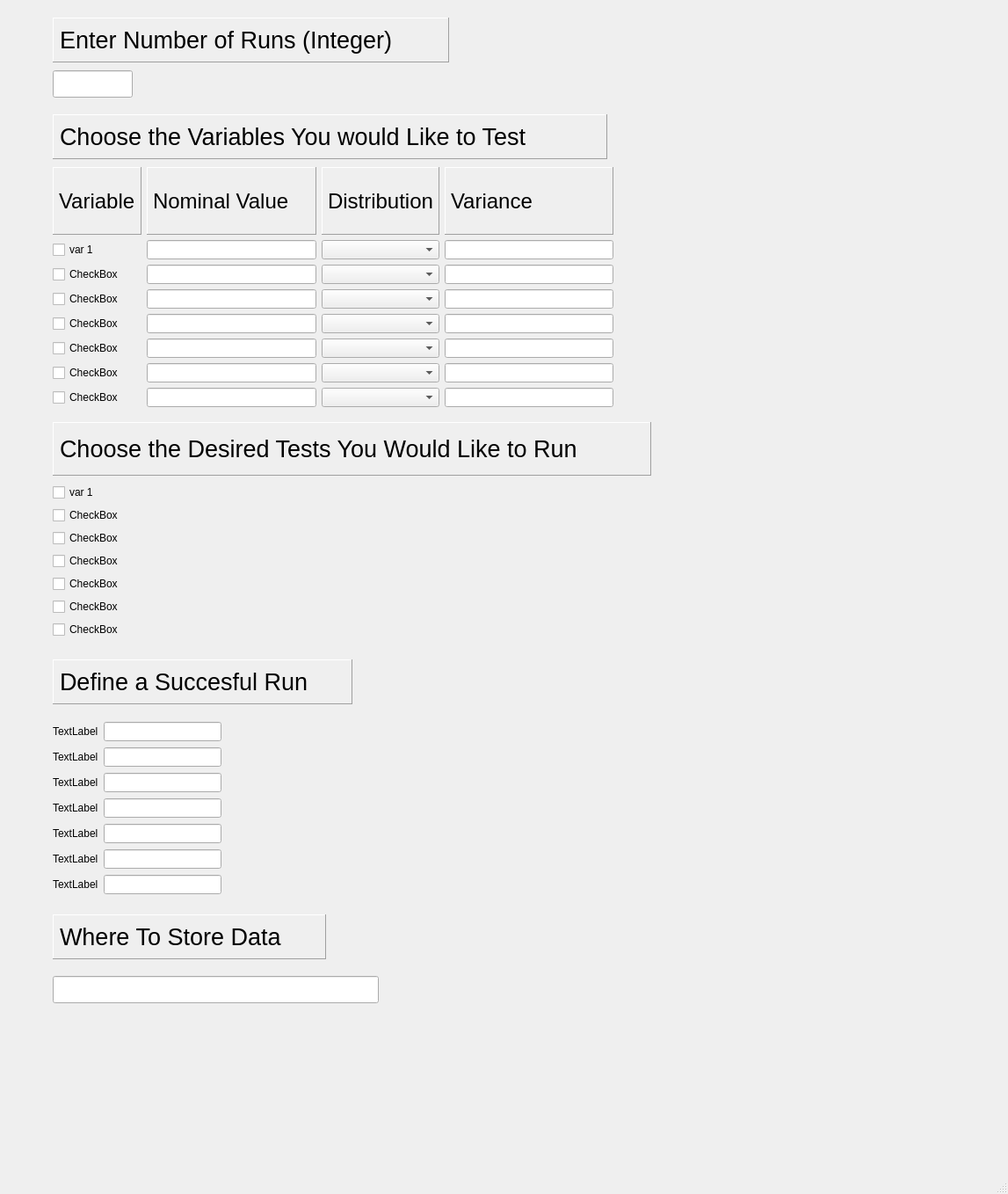
<?xml version="1.0" encoding="UTF-8"?>
<ui version="4.0">
 <class>MainWindow</class>
 <widget class="QMainWindow" name="MainWindow">
  <property name="geometry">
   <rect>
    <x>0</x>
    <y>0</y>
    <width>1147</width>
    <height>1358</height>
   </rect>
  </property>
  <property name="windowTitle">
   <string>Preformance Analysis</string>
  </property>
  <widget class="QWidget" name="centralwidget">
   <widget class="QLabel" name="number_of_runs_label">
    <property name="geometry">
     <rect>
      <x>60</x>
      <y>20</y>
      <width>451</width>
      <height>51</height>
     </rect>
    </property>
    <property name="font">
     <font>
      <pointsize>20</pointsize>
     </font>
    </property>
    <property name="frameShape">
     <enum>QFrame::Panel</enum>
    </property>
    <property name="frameShadow">
     <enum>QFrame::Raised</enum>
    </property>
    <property name="text">
     <string>Enter Number of Runs (Integer)</string>
    </property>
    <property name="margin">
     <number>10</number>
    </property>
   </widget>
   <widget class="QLineEdit" name="number_of_monte_carlo_runs_input">
    <property name="geometry">
     <rect>
      <x>60</x>
      <y>80</y>
      <width>91</width>
      <height>31</height>
     </rect>
    </property>
   </widget>
   <widget class="QLabel" name="variables_to_test_label">
    <property name="geometry">
     <rect>
      <x>60</x>
      <y>130</y>
      <width>631</width>
      <height>51</height>
     </rect>
    </property>
    <property name="font">
     <font>
      <pointsize>20</pointsize>
     </font>
    </property>
    <property name="frameShape">
     <enum>QFrame::Panel</enum>
    </property>
    <property name="frameShadow">
     <enum>QFrame::Raised</enum>
    </property>
    <property name="text">
     <string>Choose the Variables You would Like to Test</string>
    </property>
    <property name="margin">
     <number>10</number>
    </property>
   </widget>
   <widget class="QLabel" name="desired_tests_label">
    <property name="geometry">
     <rect>
      <x>60</x>
      <y>480</y>
      <width>681</width>
      <height>61</height>
     </rect>
    </property>
    <property name="font">
     <font>
      <pointsize>20</pointsize>
     </font>
    </property>
    <property name="frameShape">
     <enum>QFrame::Panel</enum>
    </property>
    <property name="frameShadow">
     <enum>QFrame::Raised</enum>
    </property>
    <property name="text">
     <string>Choose the Desired Tests You Would Like to Run</string>
    </property>
    <property name="margin">
     <number>10</number>
    </property>
   </widget>
   <widget class="QLabel" name="succesful_run_definition_label">
    <property name="geometry">
     <rect>
      <x>60</x>
      <y>750</y>
      <width>341</width>
      <height>51</height>
     </rect>
    </property>
    <property name="font">
     <font>
      <pointsize>20</pointsize>
     </font>
    </property>
    <property name="frameShape">
     <enum>QFrame::Panel</enum>
    </property>
    <property name="frameShadow">
     <enum>QFrame::Raised</enum>
    </property>
    <property name="text">
     <string>Define a Succesful Run</string>
    </property>
    <property name="margin">
     <number>10</number>
    </property>
   </widget>
   <widget class="QLabel" name="where_to_store_data_label">
    <property name="geometry">
     <rect>
      <x>60</x>
      <y>1040</y>
      <width>311</width>
      <height>51</height>
     </rect>
    </property>
    <property name="font">
     <font>
      <pointsize>20</pointsize>
     </font>
    </property>
    <property name="frameShape">
     <enum>QFrame::Panel</enum>
    </property>
    <property name="frameShadow">
     <enum>QFrame::Raised</enum>
    </property>
    <property name="text">
     <string>Where To Store Data</string>
    </property>
    <property name="margin">
     <number>10</number>
    </property>
   </widget>
   <widget class="QLineEdit" name="where_to_store_data_value">
    <property name="geometry">
     <rect>
      <x>60</x>
      <y>1110</y>
      <width>371</width>
      <height>31</height>
     </rect>
    </property>
   </widget>
   <widget class="QWidget" name="">
    <property name="geometry">
     <rect>
      <x>60</x>
      <y>190</y>
      <width>638</width>
      <height>273</height>
     </rect>
    </property>
    <layout class="QGridLayout" name="which_variables_to_test">
     <item row="7" column="0">
      <widget class="QCheckBox" name="checkBox_6">
       <property name="text">
        <string>CheckBox</string>
       </property>
      </widget>
     </item>
     <item row="0" column="2">
      <widget class="QLabel" name="distribution_label">
       <property name="font">
        <font>
         <pointsize>18</pointsize>
        </font>
       </property>
       <property name="frameShape">
        <enum>QFrame::Panel</enum>
       </property>
       <property name="frameShadow">
        <enum>QFrame::Raised</enum>
       </property>
       <property name="text">
        <string>Distribution</string>
       </property>
      </widget>
     </item>
     <item row="7" column="1">
      <widget class="QLineEdit" name="nominal_value_4"/>
     </item>
     <item row="6" column="0">
      <widget class="QCheckBox" name="checkBox_5">
       <property name="text">
        <string>CheckBox</string>
       </property>
      </widget>
     </item>
     <item row="3" column="0">
      <widget class="QCheckBox" name="checkBox_2">
       <property name="text">
        <string>CheckBox</string>
       </property>
      </widget>
     </item>
     <item row="5" column="2">
      <widget class="QComboBox" name="distribution_4"/>
     </item>
     <item row="3" column="2">
      <widget class="QComboBox" name="distribution_2"/>
     </item>
     <item row="4" column="2">
      <widget class="QComboBox" name="distribution_3"/>
     </item>
     <item row="2" column="2">
      <widget class="QComboBox" name="distribution"/>
     </item>
     <item row="2" column="1">
      <widget class="QLineEdit" name="nominal_value"/>
     </item>
     <item row="8" column="1">
      <widget class="QLineEdit" name="nominal_value_7"/>
     </item>
     <item row="3" column="1">
      <widget class="QLineEdit" name="nominal_value_2"/>
     </item>
     <item row="0" column="0">
      <widget class="QLabel" name="variable_to_test_label">
       <property name="font">
        <font>
         <pointsize>18</pointsize>
        </font>
       </property>
       <property name="frameShape">
        <enum>QFrame::Panel</enum>
       </property>
       <property name="frameShadow">
        <enum>QFrame::Raised</enum>
       </property>
       <property name="text">
        <string>Variable</string>
       </property>
      </widget>
     </item>
     <item row="8" column="2">
      <widget class="QComboBox" name="distribution_7"/>
     </item>
     <item row="2" column="0">
      <widget class="QCheckBox" name="checkBox">
       <property name="text">
        <string>var 1</string>
       </property>
      </widget>
     </item>
     <item row="4" column="1">
      <widget class="QLineEdit" name="nominal_value_3"/>
     </item>
     <item row="7" column="2">
      <widget class="QComboBox" name="distribution_6"/>
     </item>
     <item row="6" column="1">
      <widget class="QLineEdit" name="nominal_value_5"/>
     </item>
     <item row="4" column="0">
      <widget class="QCheckBox" name="checkBox_3">
       <property name="text">
        <string>CheckBox</string>
       </property>
      </widget>
     </item>
     <item row="0" column="1">
      <widget class="QLabel" name="nominal_value_label">
       <property name="font">
        <font>
         <pointsize>18</pointsize>
        </font>
       </property>
       <property name="frameShape">
        <enum>QFrame::Panel</enum>
       </property>
       <property name="frameShadow">
        <enum>QFrame::Raised</enum>
       </property>
       <property name="text">
        <string>Nominal Value</string>
       </property>
      </widget>
     </item>
     <item row="5" column="0">
      <widget class="QCheckBox" name="checkBox_4">
       <property name="text">
        <string>CheckBox</string>
       </property>
      </widget>
     </item>
     <item row="6" column="2">
      <widget class="QComboBox" name="distribution_5"/>
     </item>
     <item row="5" column="1">
      <widget class="QLineEdit" name="nominal_value_6"/>
     </item>
     <item row="8" column="0">
      <widget class="QCheckBox" name="checkBox_7">
       <property name="text">
        <string>CheckBox</string>
       </property>
      </widget>
     </item>
     <item row="0" column="3">
      <widget class="QLabel" name="variance_label">
       <property name="font">
        <font>
         <pointsize>18</pointsize>
        </font>
       </property>
       <property name="frameShape">
        <enum>QFrame::Panel</enum>
       </property>
       <property name="frameShadow">
        <enum>QFrame::Raised</enum>
       </property>
       <property name="text">
        <string>Variance</string>
       </property>
      </widget>
     </item>
     <item row="2" column="3">
      <widget class="QLineEdit" name="variance"/>
     </item>
     <item row="3" column="3">
      <widget class="QLineEdit" name="variance_2"/>
     </item>
     <item row="4" column="3">
      <widget class="QLineEdit" name="variance_3"/>
     </item>
     <item row="5" column="3">
      <widget class="QLineEdit" name="variance_4"/>
     </item>
     <item row="6" column="3">
      <widget class="QLineEdit" name="variance_5"/>
     </item>
     <item row="7" column="3">
      <widget class="QLineEdit" name="variance_6"/>
     </item>
     <item row="8" column="3">
      <widget class="QLineEdit" name="variance_7"/>
     </item>
    </layout>
   </widget>
   <widget class="QWidget" name="">
    <property name="geometry">
     <rect>
      <x>60</x>
      <y>550</y>
      <width>381</width>
      <height>181</height>
     </rect>
    </property>
    <layout class="QVBoxLayout" name="tests_to_choose_from">
     <item>
      <widget class="QCheckBox" name="checkBox_9">
       <property name="text">
        <string>var 1</string>
       </property>
      </widget>
     </item>
     <item>
      <widget class="QCheckBox" name="checkBox_10">
       <property name="text">
        <string>CheckBox</string>
       </property>
      </widget>
     </item>
     <item>
      <widget class="QCheckBox" name="checkBox_14">
       <property name="text">
        <string>CheckBox</string>
       </property>
      </widget>
     </item>
     <item>
      <widget class="QCheckBox" name="checkBox_13">
       <property name="text">
        <string>CheckBox</string>
       </property>
      </widget>
     </item>
     <item>
      <widget class="QCheckBox" name="checkBox_8">
       <property name="text">
        <string>CheckBox</string>
       </property>
      </widget>
     </item>
     <item>
      <widget class="QCheckBox" name="checkBox_11">
       <property name="text">
        <string>CheckBox</string>
       </property>
      </widget>
     </item>
     <item>
      <widget class="QCheckBox" name="checkBox_12">
       <property name="text">
        <string>CheckBox</string>
       </property>
      </widget>
     </item>
    </layout>
   </widget>
   <widget class="QWidget" name="">
    <property name="geometry">
     <rect>
      <x>60</x>
      <y>820</y>
      <width>192</width>
      <height>199</height>
     </rect>
    </property>
    <layout class="QGridLayout" name="gridLayout_2">
     <item row="0" column="0">
      <widget class="QLabel" name="seccesful_var_name_label">
       <property name="text">
        <string>TextLabel</string>
       </property>
      </widget>
     </item>
     <item row="0" column="1">
      <widget class="QLineEdit" name="succesful_var_value"/>
     </item>
     <item row="1" column="0">
      <widget class="QLabel" name="seccesful_var_name_label_2">
       <property name="text">
        <string>TextLabel</string>
       </property>
      </widget>
     </item>
     <item row="2" column="0">
      <widget class="QLabel" name="seccesful_var_name_label_3">
       <property name="text">
        <string>TextLabel</string>
       </property>
      </widget>
     </item>
     <item row="3" column="0">
      <widget class="QLabel" name="seccesful_var_name_label_4">
       <property name="text">
        <string>TextLabel</string>
       </property>
      </widget>
     </item>
     <item row="4" column="0">
      <widget class="QLabel" name="seccesful_var_name_label_5">
       <property name="text">
        <string>TextLabel</string>
       </property>
      </widget>
     </item>
     <item row="5" column="0">
      <widget class="QLabel" name="seccesful_var_name_label_6">
       <property name="text">
        <string>TextLabel</string>
       </property>
      </widget>
     </item>
     <item row="6" column="0">
      <widget class="QLabel" name="seccesful_var_name_label_7">
       <property name="text">
        <string>TextLabel</string>
       </property>
      </widget>
     </item>
     <item row="1" column="1">
      <widget class="QLineEdit" name="succesful_var_value_2"/>
     </item>
     <item row="2" column="1">
      <widget class="QLineEdit" name="succesful_var_value_3"/>
     </item>
     <item row="3" column="1">
      <widget class="QLineEdit" name="succesful_var_value_4"/>
     </item>
     <item row="4" column="1">
      <widget class="QLineEdit" name="succesful_var_value_5"/>
     </item>
     <item row="5" column="1">
      <widget class="QLineEdit" name="succesful_var_value_6"/>
     </item>
     <item row="6" column="1">
      <widget class="QLineEdit" name="succesful_var_value_7"/>
     </item>
    </layout>
   </widget>
  </widget>
  <widget class="QMenuBar" name="menubar">
   <property name="geometry">
    <rect>
     <x>0</x>
     <y>0</y>
     <width>1147</width>
     <height>20</height>
    </rect>
   </property>
  </widget>
  <widget class="QStatusBar" name="statusbar"/>
 </widget>
 <resources/>
 <connections/>
</ui>
